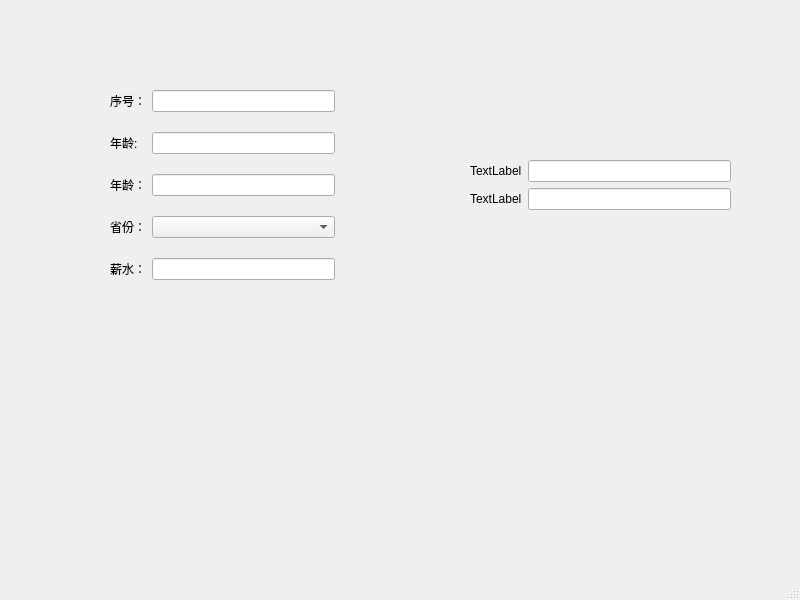
<?xml version="1.0" encoding="UTF-8"?>
<ui version="4.0">
 <class>MainWindow</class>
 <widget class="QMainWindow" name="MainWindow">
  <property name="geometry">
   <rect>
    <x>0</x>
    <y>0</y>
    <width>800</width>
    <height>600</height>
   </rect>
  </property>
  <property name="windowTitle">
   <string>MainWindow</string>
  </property>
  <widget class="QWidget" name="centralwidget">
   <widget class="QWidget" name="formLayoutWidget">
    <property name="geometry">
     <rect>
      <x>470</x>
      <y>160</y>
      <width>261</width>
      <height>171</height>
     </rect>
    </property>
    <layout class="QFormLayout" name="formLayout_2">
     <item row="0" column="0">
      <widget class="QLabel" name="label_6">
       <property name="text">
        <string>TextLabel</string>
       </property>
      </widget>
     </item>
     <item row="0" column="1">
      <widget class="QLineEdit" name="lineEdit_5"/>
     </item>
     <item row="1" column="0">
      <widget class="QLabel" name="label_7">
       <property name="text">
        <string>TextLabel</string>
       </property>
      </widget>
     </item>
     <item row="1" column="1">
      <widget class="QLineEdit" name="lineEdit_6"/>
     </item>
    </layout>
   </widget>
   <widget class="QWidget" name="">
    <property name="geometry">
     <rect>
      <x>110</x>
      <y>90</y>
      <width>225</width>
      <height>199</height>
     </rect>
    </property>
    <layout class="QFormLayout" name="formLayout">
     <property name="verticalSpacing">
      <number>20</number>
     </property>
     <item row="0" column="0">
      <widget class="QLabel" name="label_2">
       <property name="text">
        <string>序号：</string>
       </property>
      </widget>
     </item>
     <item row="0" column="1">
      <widget class="QLineEdit" name="lineEdit"/>
     </item>
     <item row="1" column="0">
      <widget class="QLabel" name="label">
       <property name="text">
        <string>年龄:</string>
       </property>
      </widget>
     </item>
     <item row="1" column="1">
      <widget class="QLineEdit" name="lineEdit_2"/>
     </item>
     <item row="2" column="0">
      <widget class="QLabel" name="label_3">
       <property name="text">
        <string>年龄：</string>
       </property>
      </widget>
     </item>
     <item row="2" column="1">
      <widget class="QLineEdit" name="lineEdit_3"/>
     </item>
     <item row="3" column="0">
      <widget class="QLabel" name="label_4">
       <property name="text">
        <string>省份：</string>
       </property>
      </widget>
     </item>
     <item row="3" column="1">
      <widget class="QComboBox" name="comboBox"/>
     </item>
     <item row="4" column="0">
      <widget class="QLabel" name="label_5">
       <property name="text">
        <string>薪水：</string>
       </property>
      </widget>
     </item>
     <item row="4" column="1">
      <widget class="QLineEdit" name="lineEdit_4"/>
     </item>
    </layout>
   </widget>
  </widget>
  <widget class="QMenuBar" name="menubar">
   <property name="geometry">
    <rect>
     <x>0</x>
     <y>0</y>
     <width>800</width>
     <height>26</height>
    </rect>
   </property>
  </widget>
  <widget class="QStatusBar" name="statusbar"/>
 </widget>
 <resources/>
 <connections/>
</ui>
